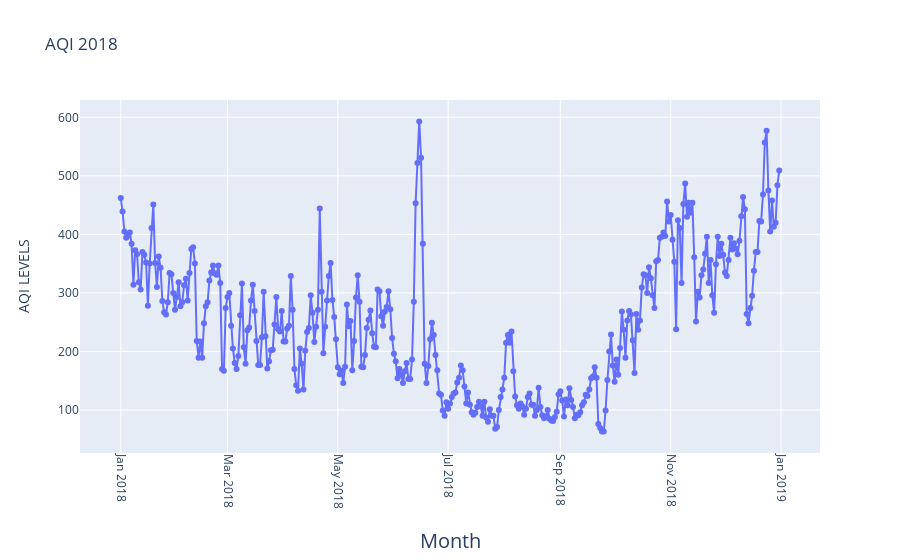

This figure's notebook cell:
### Code cell
fig = go.Figure(go.Scatter(
    mode = "lines+markers",
    y = aqi_level_18.iloc[:,-2],
    x = aqi_level_18.iloc[:,-3]))
fig.update_xaxes(
        tickangle = 90,
        title_text = "Month",
        title_font = {"size": 20},
        title_standoff = 25)

fig.update_yaxes(
        title_text = "AQI LEVELS",
        title_standoff = 25)
fig.update_layout(title_text="AQI 2018")

fig.show()

### Figure 1 — Plotly figure (JSON) as saved in the notebook; plotly's stock layout.template omitted (floating-point values rounded to 4 significant figures; data arrays with more than 128 entries replaced by an {"elided": "..."} marker saying what was removed)
{"data": [{"mode": "lines+markers", "type": "scatter", "x": {"elided": "365 str values"}, "y": {"elided": "365 int values"}}], "layout": {"title": {"text": "AQI 2018"}, "xaxis": {"tickangle": 90, "title": {"font": {"size": 20}, "standoff": 25, "text": "Month"}}, "yaxis": {"title": {"standoff": 25, "text": "AQI LEVELS"}}}}
